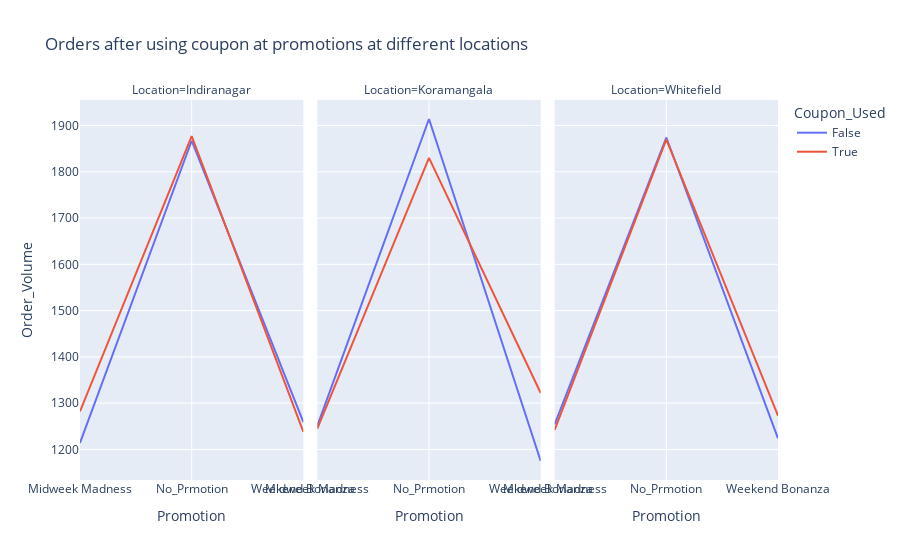

Notebook cell for this chart:
### Code cell
order_volume_by_coupon_promotion=analysis_data.groupby(['Promotion','Coupon_Used','Location'])['Order_Volume'].size().reset_index()
# Creating the line plot for order volume by promotion and coupon usage at different locations
plot=px.line(order_volume_by_coupon_promotion,x='Promotion',y='Order_Volume',color='Coupon_Used',facet_col='Location',
        title=('Orders after using coupon at promotions at different locations'),
        labels={'Promotion':'Promotion','Order_volume':'Order_volume','Coupon_Used':'Coupon_Used','Location':'Location'})
plot.show()

### Figure 1 — Plotly figure (JSON) as saved in the notebook; plotly's stock layout.template omitted (floating-point values rounded to 4 significant figures)
{"data": [{"hovertemplate": "Coupon_Used=False<br>Location=Indiranagar<br>Promotion=%{x}<br>Order_Volume=%{y}<extra></extra>", "legendgroup": "False", "line": {"color": "#636efa", "dash": "solid"}, "marker": {"symbol": "circle"}, "mode": "lines", "name": "False", "orientation": "v", "showlegend": true, "type": "scatter", "x": ["Midweek Madness", "No_Prmotion", "Weekend Bonanza"], "xaxis": "x", "y": [1214, 1867, 1259], "yaxis": "y"}, {"hovertemplate": "Coupon_Used=False<br>Location=Koramangala<br>Promotion=%{x}<br>Order_Volume=%{y}<extra></extra>", "legendgroup": "False", "line": {"color": "#636efa", "dash": "solid"}, "marker": {"symbol": "circle"}, "mode": "lines", "name": "False", "orientation": "v", "showlegend": false, "type": "scatter", "x": ["Midweek Madness", "No_Prmotion", "Weekend Bonanza"], "xaxis": "x2", "y": [1251, 1914, 1175], "yaxis": "y2"}, {"hovertemplate": "Coupon_Used=False<br>Location=Whitefield<br>Promotion=%{x}<br>Order_Volume=%{y}<extra></extra>", "legendgroup": "False", "line": {"color": "#636efa", "dash": "solid"}, "marker": {"symbol": "circle"}, "mode": "lines", "name": "False", "orientation": "v", "showlegend": false, "type": "scatter", "x": ["Midweek Madness", "No_Prmotion", "Weekend Bonanza"], "xaxis": "x3", "y": [1254, 1874, 1224], "yaxis": "y3"}, {"hovertemplate": "Coupon_Used=True<br>Location=Indiranagar<br>Promotion=%{x}<br>Order_Volume=%{y}<extra></extra>", "legendgroup": "True", "line": {"color": "#EF553B", "dash": "solid"}, "marker": {"symbol": "circle"}, "mode": "lines", "name": "True", "orientation": "v", "showlegend": true, "type": "scatter", "x": ["Midweek Madness", "No_Prmotion", "Weekend Bonanza"], "xaxis": "x", "y": [1282, 1877, 1238], "yaxis": "y"}, {"hovertemplate": "Coupon_Used=True<br>Location=Koramangala<br>Promotion=%{x}<br>Order_Volume=%{y}<extra></extra>", "legendgroup": "True", "line": {"color": "#EF553B", "dash": "solid"}, "marker": {"symbol": "circle"}, "mode": "lines", "name": "True", "orientation": "v", "showlegend": false, "type": "scatter", "x": ["Midweek Madness", "No_Prmotion", "Weekend Bonanza"], "xaxis": "x2", "y": [1245, 1830, 1322], "yaxis": "y2"}, {"hovertemplate": "Coupon_Used=True<br>Location=Whitefield<br>Promotion=%{x}<br>Order_Volume=%{y}<extra></extra>", "legendgroup": "True", "line": {"color": "#EF553B", "dash": "solid"}, "marker": {"symbol": "circle"}, "mode": "lines", "name": "True", "orientation": "v", "showlegend": false, "type": "scatter", "x": ["Midweek Madness", "No_Prmotion", "Weekend Bonanza"], "xaxis": "x3", "y": [1242, 1870, 1273], "yaxis": "y3"}], "layout": {"annotations": [{"font": {}, "showarrow": false, "text": "Location=Indiranagar", "x": 0.16, "xanchor": "center", "xref": "paper", "y": 1, "yanchor": "bottom", "yref": "paper"}, {"font": {}, "showarrow": false, "text": "Location=Koramangala", "x": 0.5, "xanchor": "center", "xref": "paper", "y": 1, "yanchor": "bottom", "yref": "paper"}, {"font": {}, "showarrow": false, "text": "Location=Whitefield", "x": 0.84, "xanchor": "center", "xref": "paper", "y": 1, "yanchor": "bottom", "yref": "paper"}], "legend": {"title": {"text": "Coupon_Used"}, "tracegroupgap": 0}, "title": {"text": "Orders after using coupon at promotions at different locations"}, "xaxis": {"anchor": "y", "domain": [0, 0.32], "title": {"text": "Promotion"}}, "xaxis2": {"anchor": "y2", "domain": [0.34, 0.66], "matches": "x", "title": {"text": "Promotion"}}, "xaxis3": {"anchor": "y3", "domain": [0.68, 1.0], "matches": "x", "title": {"text": "Promotion"}}, "yaxis": {"anchor": "x", "domain": [0, 1], "title": {"text": "Order_Volume"}}, "yaxis2": {"anchor": "x2", "domain": [0, 1], "matches": "y", "showticklabels": false}, "yaxis3": {"anchor": "x3", "domain": [0, 1], "matches": "y", "showticklabels": false}}}
